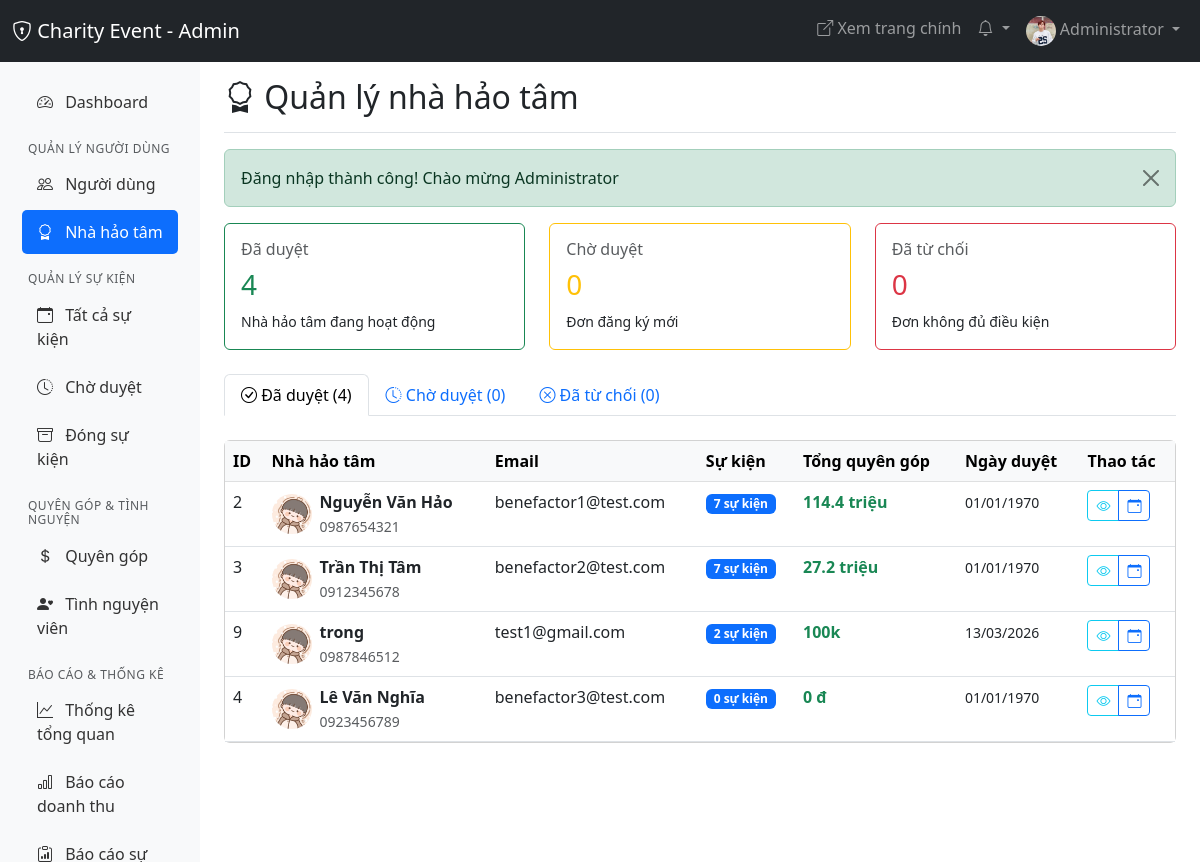
Page /admin/benefactors/benefactors.php (signed in) on the committed database.
### tables this page shows
CREATE TABLE `users` (
  `id` int(11) NOT NULL,
  `fullname` varchar(100) NOT NULL,
  `email` varchar(100) NOT NULL,
  `password` varchar(255) NOT NULL,
  `phone` varchar(20) DEFAULT NULL,
  `avatar` varchar(255) DEFAULT 'default-avatar.png',
  `address` text DEFAULT NULL,
  `bio` text DEFAULT NULL,
  `city` varchar(100) DEFAULT NULL,
  `district` varchar(100) DEFAULT NULL,
  `role` enum('user','benefactor','admin') DEFAULT 'user',
  `benefactor_status` enum('none','pending','approved','rejected') DEFAULT 'none',
  `benefactor_verified_at` timestamp NULL DEFAULT NULL,
  `benefactor_verified_by` int(11) DEFAULT NULL,
  `status` enum('active','inactive','banned') DEFAULT 'active',
  `last_login` timestamp NULL DEFAULT NULL,
  `created_at` timestamp NOT NULL DEFAULT current_timestamp(),
  `updated_at` timestamp NOT NULL DEFAULT current_timestamp() ON UPDATE current_timestamp(),
  `public_profile` tinyint(1) DEFAULT 1,
  `show_donations` tinyint(1) DEFAULT 1,
  `show_volunteers` tinyint(1) DEFAULT 1,
  `email_notifications` tinyint(1) DEFAULT 1,
  `donation_notifications` tinyint(1) DEFAULT 1,
  `volunteer_notifications` tinyint(1) DEFAULT 1,
  `event_notifications` tinyint(1) DEFAULT 1
);

### config/db.php (called while the page is built, shortened)
<?php
function formatMoney($amount) {
    if ($amount >= 1000000000) {
        return number_format($amount / 1000000000, 1) . ' tỷ';
    } elseif ($amount >= 1000000) {
        return number_format($amount / 1000000, 1) . ' triệu';
    } elseif ($amount >= 1000) {
        return number_format($amount / 1000, 0) . 'k';
    }
    return number_format($amount, 0, ',', '.') . ' đ';
}
function formatDate($date, $format = 'd/m/Y') {
    return date($format, strtotime($date));
}
function getFlashMessage() {
    if (isset($_SESSION['flash_message'])) {
        $type = $_SESSION['flash_type'] ?? 'info';
        $message = $_SESSION['flash_message'];
        return ['type' => $type, 'message' => $message];
    }
    return null;
}
?>

### admin/benefactors/benefactors.php (the view, shortened to what this page needs)
<?php
require_once '../../config/db.php';
$pageTitle = 'Quản lý nhà hảo tâm';
$tab = $_GET['tab'] ?? 'approved';
$totalApproved = $pdo->query("SELECT COUNT(*) FROM users WHERE benefactor_status = 'approved'")->fetchColumn();
$totalPending = $pdo->query("SELECT COUNT(*) FROM benefactor_applications WHERE status = 'pending'")->fetchColumn();
$totalRejected = $pdo->query("SELECT COUNT(*) FROM benefactor_applications WHERE status = 'rejected'")->fetchColumn();
if ($tab === 'approved') {
    $benefactors = $pdo->query("
        SELECT u.*,
               COUNT(DISTINCT e.id) as total_events,
               COALESCE(SUM(d.amount), 0) as total_raised
        FROM users u
        LEFT JOIN events e ON u.id = e.user_id AND e.status = 'approved'
        LEFT JOIN donations d ON e.id = d.event_id AND d.status = 'completed'
        WHERE u.benefactor_status = 'approved'
        GROUP BY u.id
        ORDER BY total_raised DESC
    ")->fetchAll();
}
?>
<!DOCTYPE html>
<html lang="vi">
<head>
    <link href="https://cdn.jsdelivr.net/npm/bootstrap@5.3.0/dist/css/bootstrap.min.css" rel="stylesheet">
    <link rel="stylesheet" href="https://cdn.jsdelivr.net/npm/bootstrap-icons@1.11.0/font/bootstrap-icons.css">
</head>
<body>
    <?php include '../includes/admin_navbar.php'; ?>
    <div class="container-fluid">
        <div class="row">
            <?php include '../includes/admin_sidebar.php'; ?>
            <main class="col-md-9 ms-sm-auto col-lg-10 px-md-4">
                <div class="d-flex justify-content-between flex-wrap flex-md-nowrap align-items-center pt-3 pb-2 mb-3 border-bottom">
                    <h1 class="h2"><i class="bi bi-award"></i> <?= $pageTitle ?></h1>
                </div>
                <?php
                $flash = getFlashMessage();
                if ($flash):
                ?>
                <div class="alert alert-<?= $flash['type'] ?> alert-dismissible fade show" role="alert">
                    <?= $flash['message'] ?>
                    <button type="button" class="btn-close" data-bs-dismiss="alert"></button>
                </div>
                <?php endif; ?>
                <div class="row mb-4">
                    <div class="col-md-4">
                        <div class="card border-success">
                            <div class="card-body">
                                <h6 class="text-muted">Đã duyệt</h6>
                                <h3 class="text-success"><?= number_format($totalApproved) ?></h3>
                                <small>Nhà hảo tâm đang hoạt động</small>
                            </div>
                        </div>
                    </div>
                    <div class="col-md-4">
                        <div class="card border-warning">
                            <div class="card-body">
                                <h6 class="text-muted">Chờ duyệt</h6>
                                <h3 class="text-warning"><?= number_format($totalPending) ?></h3>
                                <small>Đơn đăng ký mới</small>
                            </div>
                        </div>
                    </div>
                    <div class="col-md-4">
                        <div class="card border-danger">
                            <div class="card-body">
                                <h6 class="text-muted">Đã từ chối</h6>
                                <h3 class="text-danger"><?= number_format($totalRejected) ?></h3>
                                <small>Đơn không đủ điều kiện</small>
                            </div>
                        </div>
                    </div>
                </div>
                <ul class="nav nav-tabs mb-4">
                    <li class="nav-item">
                        <a class="nav-link <?= $tab === 'approved' ? 'active' : '' ?>"
                           href="?tab=approved">
                            <i class="bi bi-check-circle"></i> Đã duyệt (<?= $totalApproved ?>)
                        </a>
                    </li>
                    <li class="nav-item">
                        <a class="nav-link <?= $tab === 'pending' ? 'active' : '' ?>"
                           href="?tab=pending">
                            <i class="bi bi-clock-history"></i> Chờ duyệt (<?= $totalPending ?>)
                        </a>
                    </li>
                    <li class="nav-item">
                        <a class="nav-link <?= $tab === 'rejected' ? 'active' : '' ?>"
                           href="?tab=rejected">
                            <i class="bi bi-x-circle"></i> Đã từ chối (<?= $totalRejected ?>)
                        </a>
                    </li>
                </ul>
                <div class="card">
                    <div class="card-body p-0">
                        <div class="table-responsive">
                            <table class="table table-hover mb-0">
                                <thead class="table-light">
                                    <tr>
                                        <?php if ($tab === 'approved'): ?>
                                            <th>ID</th>
                                            <th>Nhà hảo tâm</th>
                                            <th>Email</th>
                                            <th>Sự kiện</th>
                                            <th>Tổng quyên góp</th>
                                            <th>Ngày duyệt</th>
                                            <th>Thao tác</th>
                                        <?php endif; ?>
                                    </tr>
                                </thead>
                                <tbody>
                                    <?php if (count($benefactors) > 0): ?>
                                        <?php foreach ($benefactors as $benefactor): ?>
                                        <tr>
                                            <?php if ($tab === 'approved'): ?>
                                                <td><?= $benefactor['id'] ?></td>
                                                <td>
                                                    <div class="d-flex align-items-center">
                                                        <img src="<?= BASE_URL ?>/public/uploads/avatars/<?= $benefactor['avatar'] ?>"
                                                             alt="Avatar" class="rounded-circle me-2"
                                                             style="width: 40px; height: 40px; object-fit: cover;"
                                                             onerror="this.src='<?= BASE_URL ?>/public/uploads/avatars/avatar1.jpg'">
                                                        <div>
                                                            <div class="fw-bold"><?= htmlspecialchars($benefactor['fullname']) ?></div>
                                                            <?php if ($benefactor['phone']): ?>
                                                            <small class="text-muted"><?= htmlspecialchars($benefactor['phone']) ?></small>
                                                            <?php endif; ?>
                                                        </div>
                                                    </div>
                                                </td>
                                                <td><?= htmlspecialchars($benefactor['email']) ?></td>
                                                <td>
                                                    <span class="badge bg-primary"><?= $benefactor['total_events'] ?> sự kiện</span>
                                                </td>
                                                <td>
                                                    <span class="text-success fw-bold"><?= formatMoney($benefactor['total_raised']) ?></span>
                                                </td>
                                                <td>
                                                    <small><?= formatDate($benefactor['benefactor_verified_at']) ?></small>
                                                </td>
                                                <td>
                                                    <div class="btn-group btn-group-sm">
                                                        <a href="../users/user_detail.php?id=<?= $benefactor['id'] ?>"
                                                           class="btn btn-outline-info" title="Chi tiết">
                                                            <i class="bi bi-eye"></i>
                                                        </a>
                                                        <a href="../events/all_events.php?benefactor_id=<?= $benefactor['id'] ?>"
                                                           class="btn btn-outline-primary" title="Xem sự kiện">
                                                            <i class="bi bi-calendar-event"></i>
                                                        </a>
                                                    </div>
                                                </td>
                                            <?php endif; ?>
                                        </tr>
                                        <?php endforeach; ?>
                                    <?php endif; ?>
                                </tbody>
                            </table>
                        </div>
                    </div>
                </div>
            </main>
        </div>
    </div>
</body>
</html>

### rows in the picture
users: id "2", fullname "Nguyễn Văn Hảo", phone "0987654321", email "benefactor1@test.com", total_events "7", total_raised "114.4 triệu", benefactor_verified_at "01/01/1970"
users: id "3", fullname "Trần Thị Tâm", phone "0912345678", email "benefactor2@test.com", total_events "7", total_raised "27.2 triệu", benefactor_verified_at "01/01/1970"
users: id "9", fullname "trong", phone "0987846512", email "test1@gmail.com", total_events "2", total_raised "100k", benefactor_verified_at "13/03/2026"
users: id "4", fullname "Lê Văn Nghĩa", phone "0923456789", email "benefactor3@test.com", total_events "0", total_raised "0 đ", benefactor_verified_at "01/01/1970"

### other values in the picture
SITE_NAME "Charity Event"
$_SESSION['fullname'] "Administrator"
$pageTitle "Quản lý nhà hảo tâm"
$flash['message'] "Đăng nhập thành công! Chào mừng Administrator"
$totalApproved "4"
$totalPending "0"
$totalRejected "0"
